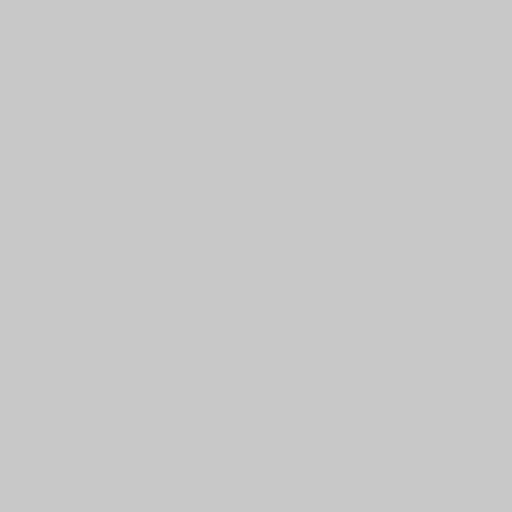
Frame 1 (no input)
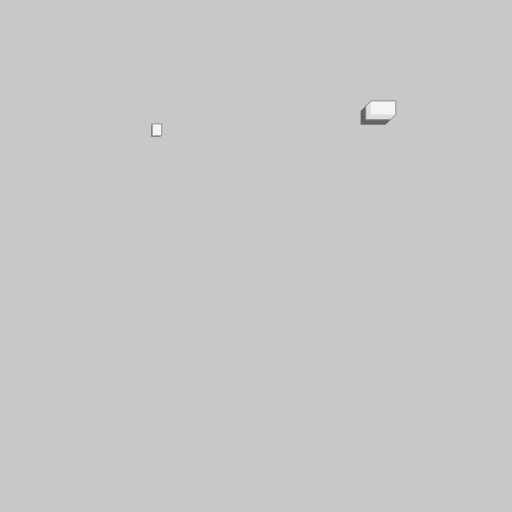
Frame 60 (no input)
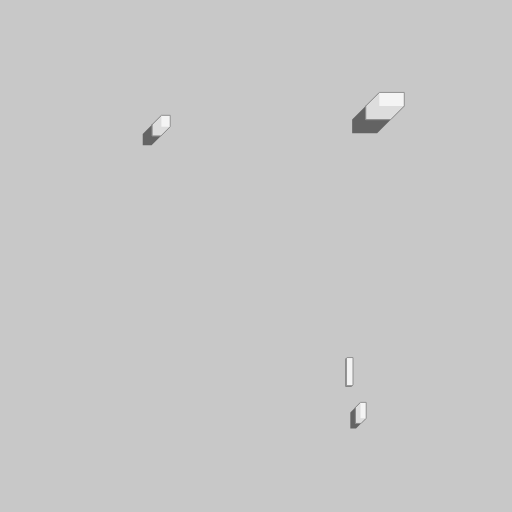
Frame 120 (the mouse pressed at the canvas centre since frame 60)

The p5.js sketch that drew these frames (run headless with seeded random() and noise() and a simulated clock; from frame 60 on, the mouse is pressed at the canvas centre):

// p5.js sketch
// ── sketch.js
const WIDTH = 512,
  HEIGHT = 512


let cubes = []

function setup() {
  createCanvas(WIDTH, HEIGHT)
  pixelDensity(1)
}

function draw() {
  background(200)


  if (frameCount % 30 === 0) {
    cubes.push(
      new Cube(
        random(0, width),
        random(0, height),
        random(4, 32),
        random(4, 32)
      )
    )

    cubes = cubes.sort((a,b) => dist(width, 0, a.x, a.y) - dist(width, 0, b.x, b.y))
  }

  cubes.forEach(cube => cube.update())
  cubes.forEach(cube => cube.showShadow())
  cubes.forEach(cube => cube.showBody())

}

// ── cube.js
class Cube {
  constructor(x, y, width, height, size = 1) {
    this.x = x
    this.y = y
    this.width = width
    this.height = height
    this.size = size
    this.maxSize = random(16, 32)
  }

  update() {
    this.size = constrain(this.size + 0.2, 0, this.maxSize)
  }

  showBody() {
    const { x, y, width: w, height: h, size: s } = this
    stroke(144)
    fill(244)
    strokeWeight(1)
    beginShape()
    vertex(x, y)
    vertex(x + cos(TWO_PI * 7 / 8) * s, y + sin(TWO_PI * 7 / 8) * s)
    vertex(x + cos(TWO_PI * 7 / 8) * s + w, y + sin(TWO_PI * 7 / 8) * s)
    vertex(x + cos(TWO_PI * 7 / 8) * s + w, y + sin(TWO_PI * 7 / 8) * s + h)
    vertex(x + w, y + h)
    vertex(x, y + h)
    endShape(CLOSE)

    noStroke()
    fill(0, 24)
    beginShape()
    vertex(x, y)
    vertex(x + cos(TWO_PI * 7 / 8) * s, y + sin(TWO_PI * 7 / 8) * s)
    vertex(x + cos(TWO_PI * 7 / 8) * s, y + sin(TWO_PI * 7 / 8) * s + h)
    vertex(x + cos(TWO_PI * 7 / 8) * s + w, y + sin(TWO_PI * 7 / 8) * s + h)
    vertex(x + w, y + h)
    vertex(x, y + h)
    endShape(CLOSE)
  }

  showShadow() {
    const { x, y, width: w, height: h, size: s } = this

    noStroke()
    fill(0, 128)
    beginShape()
    vertex(x + cos(TWO_PI * 3 / 8) * s, y + sin(TWO_PI * 3 / 8) * s)
    vertex(x + cos(TWO_PI * 7 / 8) * s, y + sin(TWO_PI * 7 / 8) * s)
    vertex(x + cos(TWO_PI * 7 / 8) * s, y + h + sin(TWO_PI * 7 / 8) * s)
    vertex(x + w + cos(TWO_PI * 7 / 8) * s, y + h + sin(TWO_PI * 7 / 8) * s)
    vertex(x + w + cos(TWO_PI * 3 / 8) * s, y + h + sin(TWO_PI * 3 / 8) * s)
    vertex(x + w + cos(TWO_PI * 3 / 8) * s, y + h + sin(TWO_PI * 3 / 8) * s)
    vertex(x + cos(TWO_PI * 3 / 8) * s, y + h + sin(TWO_PI * 3 / 8) * s)
    endShape(CLOSE)
  }
}
